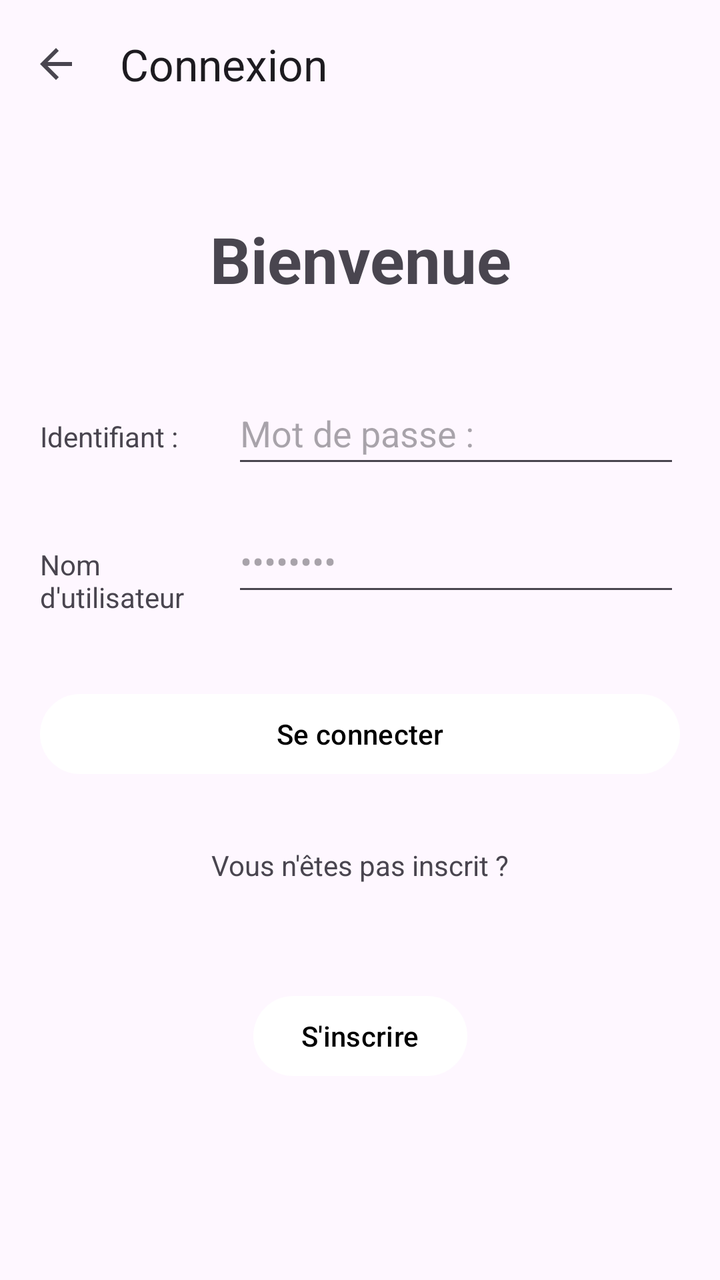
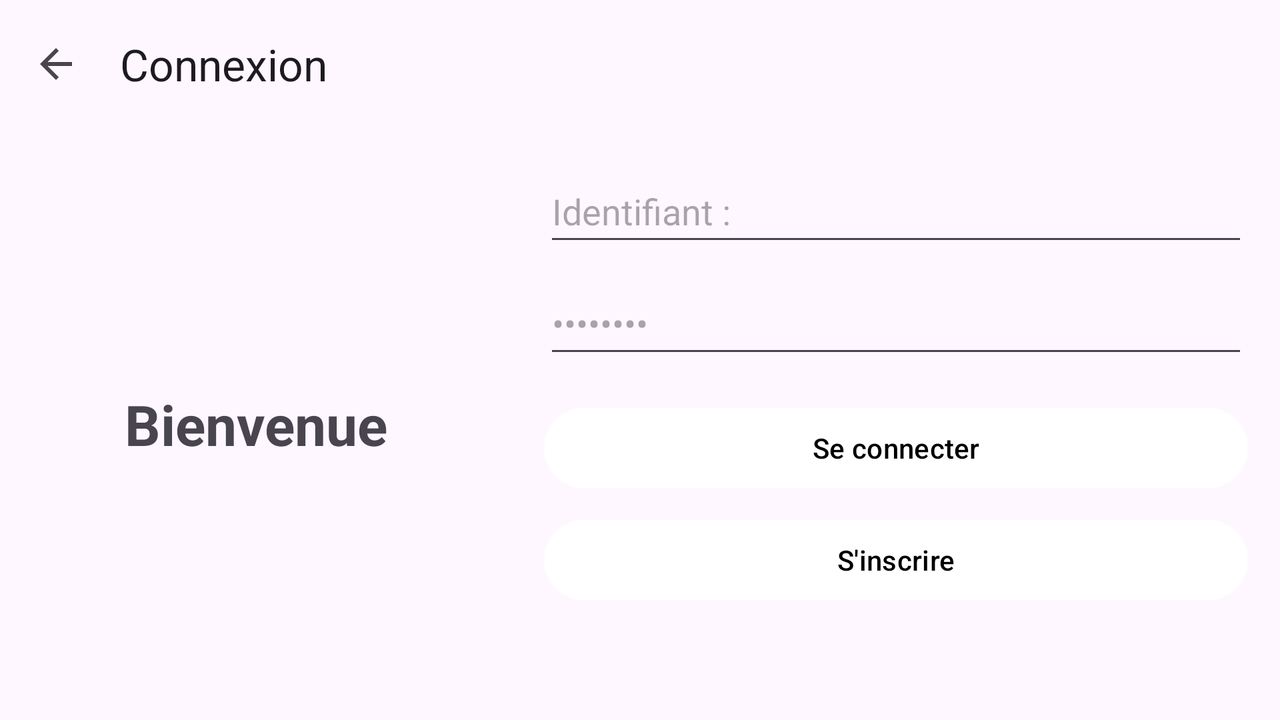

First picture: res/layout/ on a phone held upright. Second picture: the repository's own variant of that layout, on a device whose configuration matches the variant's folder. Source for both follows.
<!-- AndroidManifest.xml: application theme Theme.ICM_calculator -->
<!-- res/layout/activity_connexion_utilisateur.xml -->
<?xml version="1.0" encoding="utf-8"?>
<androidx.constraintlayout.widget.ConstraintLayout xmlns:android="http://schemas.android.com/apk/res/android"
    xmlns:app="http://schemas.android.com/apk/res-auto"
    xmlns:tools="http://schemas.android.com/tools"
    android:id="@+id/main"
    android:layout_width="match_parent"
    android:layout_height="match_parent">

    <com.google.android.material.appbar.AppBarLayout
        android:id="@+id/appBarLayout"
        android:layout_width="match_parent"
        android:layout_height="wrap_content"
        app:layout_constraintTop_toTopOf="parent">

        <androidx.appcompat.widget.Toolbar
            android:id="@+id/my_toolbar"
            android:layout_width="match_parent"
            android:layout_height="?attr/actionBarSize"
            app:navigationIcon="?attr/homeAsUpIndicator"
            app:navigationIconTint="@color/black"
            app:title="@string/toolbar_login" />
    </com.google.android.material.appbar.AppBarLayout>

    <ScrollView
        android:layout_width="match_parent"
        android:layout_height="0dp"
        android:fillViewport="true"
        app:layout_constraintBottom_toBottomOf="parent"
        app:layout_constraintTop_toBottomOf="@+id/appBarLayout">

        <androidx.constraintlayout.widget.ConstraintLayout
            android:id="@+id/main_login"
            android:layout_width="match_parent"
            android:layout_height="wrap_content"
            android:padding="20dp">

            <TextView
                android:id="@+id/login_title"
                android:layout_width="wrap_content"
                android:layout_height="wrap_content"
                android:layout_marginTop="24dp"
                android:text="@string/login_title"
                android:textSize="32sp"
                android:textStyle="bold"
                app:layout_constraintEnd_toEndOf="parent"
                app:layout_constraintHorizontal_bias="0.502"
                app:layout_constraintStart_toStartOf="parent"
                app:layout_constraintTop_toTopOf="parent" />

            <androidx.constraintlayout.widget.Guideline
                android:id="@+id/guideline_vertical_25"
                android:layout_width="wrap_content"
                android:layout_height="wrap_content"
                android:orientation="vertical"
                app:layout_constraintGuide_end="236dp" />

            <TextView
                android:id="@+id/login_label"
                android:layout_width="135dp"
                android:layout_height="24dp"
                android:text="@string/label_identifiant"
                android:textSize="14sp"
                app:layout_constraintBaseline_toBaselineOf="@+id/login_edit"
                app:layout_constraintEnd_toStartOf="@+id/guideline_vertical_25"
                app:layout_constraintHorizontal_bias="0.0"
                app:layout_constraintStart_toStartOf="parent" />

            <EditText
                android:id="@+id/login_edit"
                android:layout_width="0dp"
                android:layout_height="wrap_content"
                android:layout_marginStart="12dp"
                android:layout_marginTop="40dp"
                android:hint="@string/label_password"
                android:inputType="textPersonName"
                android:minHeight="48dp"
                app:layout_constraintEnd_toEndOf="parent"
                app:layout_constraintStart_toEndOf="@+id/guideline_vertical_25"
                app:layout_constraintTop_toBottomOf="@+id/login_title" />

            <TextView
                android:id="@+id/password_label"
                android:layout_width="0dp"
                android:layout_height="wrap_content"
                android:text="@string/hint_username"
                android:textSize="14sp"
                app:layout_constraintBaseline_toBaselineOf="@+id/password_edit"
                app:layout_constraintEnd_toStartOf="@+id/guideline_vertical_25"
                app:layout_constraintStart_toStartOf="parent" />

            <EditText
                android:id="@+id/password_edit"
                android:layout_width="0dp"
                android:layout_height="wrap_content"
                android:layout_marginStart="12dp"
                android:layout_marginTop="16dp"
                android:hint="@string/hint_password"
                android:inputType="textPassword"
                android:minHeight="48dp"
                app:layout_constraintEnd_toEndOf="parent"
                app:layout_constraintStart_toEndOf="@+id/guideline_vertical_25"
                app:layout_constraintTop_toBottomOf="@+id/login_edit" />

            <Button
                android:id="@+id/login_button"
                android:layout_width="0dp"
                android:layout_height="wrap_content"
                android:layout_marginTop="40dp"
                android:text="@string/btn_login"
                app:layout_constraintEnd_toEndOf="parent"
                app:layout_constraintStart_toStartOf="parent"
                app:layout_constraintTop_toBottomOf="@+id/password_edit" />

            <TextView
                android:id="@+id/register_label"
                android:layout_width="wrap_content"
                android:layout_height="wrap_content"
                android:layout_marginTop="32dp"
                android:text="@string/label_no_account"
                app:layout_constraintEnd_toEndOf="parent"
                app:layout_constraintStart_toStartOf="parent"
                app:layout_constraintTop_toBottomOf="@+id/login_button" />

            <Button
                android:id="@+id/login_button2"
                android:layout_width="wrap_content"
                android:layout_height="wrap_content"
                android:layout_marginTop="52dp"
                android:text="@string/btn_register"
                app:layout_constraintEnd_toEndOf="parent"
                app:layout_constraintStart_toStartOf="parent"
                app:layout_constraintTop_toBottomOf="@+id/register_label" />

        </androidx.constraintlayout.widget.ConstraintLayout>
    </ScrollView>
</androidx.constraintlayout.widget.ConstraintLayout>
<!-- resources referenced by this layout -->
<resources>
  <color name="black">#000000</color>
  <string name="btn_login">Se connecter</string>
  <string name="btn_register">S\'inscrire</string>
  <string name="hint_password">••••••••</string>
  <string name="hint_username">Nom d\'utilisateur</string>
  <string name="label_identifiant">Identifiant :</string>
  <string name="label_no_account">Vous n\'êtes pas inscrit ?</string>
  <string name="label_password">Mot de passe :</string>
  <string name="login_title">Bienvenue</string>
  <string name="toolbar_login">Connexion</string>
  <style name="Theme.ICM_calculator" parent="Base.Theme.ICM_calculator" />
  <style name="Base.Theme.ICM_calculator" parent="Theme.Material3.DayNight.NoActionBar">
          <item name="colorPrimary">@color/white</item>
  
          <item name="colorOnPrimary">@color/black</item>
      </style>
  <color name="white">#FFFFFF</color>
</resources>
<!-- res/layout-land/activity_connexion_utilisateur.xml (the repository's variant of the layout above) -->
<!-- drawn on the phone turned sideways -->
<?xml version="1.0" encoding="utf-8"?>
<androidx.constraintlayout.widget.ConstraintLayout xmlns:android="http://schemas.android.com/apk/res/android"
    xmlns:app="http://schemas.android.com/apk/res-auto"
    xmlns:tools="http://schemas.android.com/tools"
    android:id="@+id/main"
    android:layout_width="match_parent"
    android:layout_height="match_parent">

    <com.google.android.material.appbar.AppBarLayout
        android:id="@+id/appBarLayout"
        android:layout_width="match_parent"
        android:layout_height="wrap_content"
        app:layout_constraintTop_toTopOf="parent">

        <androidx.appcompat.widget.Toolbar
            android:id="@+id/my_toolbar"
            android:layout_width="match_parent"
            android:layout_height="?attr/actionBarSize"
            app:navigationIcon="?attr/homeAsUpIndicator"
            app:navigationIconTint="@color/black"
            app:title="@string/toolbar_login" />
    </com.google.android.material.appbar.AppBarLayout>

    <androidx.constraintlayout.widget.Guideline
        android:id="@+id/guideline_center"
        android:layout_width="wrap_content"
        android:layout_height="wrap_content"
        android:orientation="vertical"
        app:layout_constraintGuide_percent="0.4" />

    <TextView
        android:id="@+id/login_title"
        android:layout_width="0dp"
        android:layout_height="wrap_content"
        android:gravity="center"
        android:padding="16dp"
        android:text="@string/login_title"
        android:textSize="28sp"
        android:textStyle="bold"
        app:layout_constraintBottom_toBottomOf="parent"
        app:layout_constraintEnd_toStartOf="@+id/guideline_center"
        app:layout_constraintStart_toStartOf="parent"
        app:layout_constraintTop_toBottomOf="@+id/appBarLayout" />

    <ScrollView
        android:layout_width="0dp"
        android:layout_height="0dp"
        android:fillViewport="true"
        app:layout_constraintBottom_toBottomOf="parent"
        app:layout_constraintEnd_toEndOf="parent"
        app:layout_constraintStart_toEndOf="@+id/guideline_center"
        app:layout_constraintTop_toBottomOf="@+id/appBarLayout">

        <androidx.constraintlayout.widget.ConstraintLayout
            android:layout_width="match_parent"
            android:layout_height="wrap_content"
            android:padding="16dp">

            <EditText
                android:id="@+id/login_edit"
                android:layout_width="match_parent"
                android:layout_height="wrap_content"
                android:hint="@string/label_identifiant"
                android:inputType="textPersonName"
                android:minHeight="48dp"
                app:layout_constraintTop_toTopOf="parent" />

            <EditText
                android:id="@+id/password_edit"
                android:layout_width="match_parent"
                android:layout_height="wrap_content"
                android:layout_marginTop="8dp"
                android:hint="@string/hint_password"
                android:inputType="textPassword"
                android:minHeight="48dp"
                app:layout_constraintTop_toBottomOf="@+id/login_edit" />

            <Button
                android:id="@+id/login_button"
                android:layout_width="match_parent"
                android:layout_height="wrap_content"
                android:layout_marginTop="16dp"
                android:text="@string/btn_login"
                app:layout_constraintTop_toBottomOf="@+id/password_edit" />

            <Button
                android:id="@+id/login_button2"
                android:layout_width="match_parent"
                android:layout_height="wrap_content"
                android:layout_marginTop="8dp"
                android:text="@string/btn_register"
                app:layout_constraintTop_toBottomOf="@+id/login_button" />

        </androidx.constraintlayout.widget.ConstraintLayout>
    </ScrollView>

</androidx.constraintlayout.widget.ConstraintLayout>
<!-- resources referenced by the variant -->
<!-- as the phone turned sideways resolves them -->
<resources>
  <color name="black">#000000</color>
  <string name="btn_login">Se connecter</string>
  <string name="btn_register">S\'inscrire</string>
  <string name="hint_password">••••••••</string>
  <string name="label_identifiant">Identifiant :</string>
  <string name="login_title">Bienvenue</string>
  <string name="toolbar_login">Connexion</string>
  <style name="Theme.ICM_calculator" parent="Base.Theme.ICM_calculator" />
  <style name="Base.Theme.ICM_calculator" parent="Theme.Material3.DayNight.NoActionBar">
          <item name="colorPrimary">@color/white</item>
  
          <item name="colorOnPrimary">@color/black</item>
      </style>
  <color name="white">#FFFFFF</color>
</resources>
